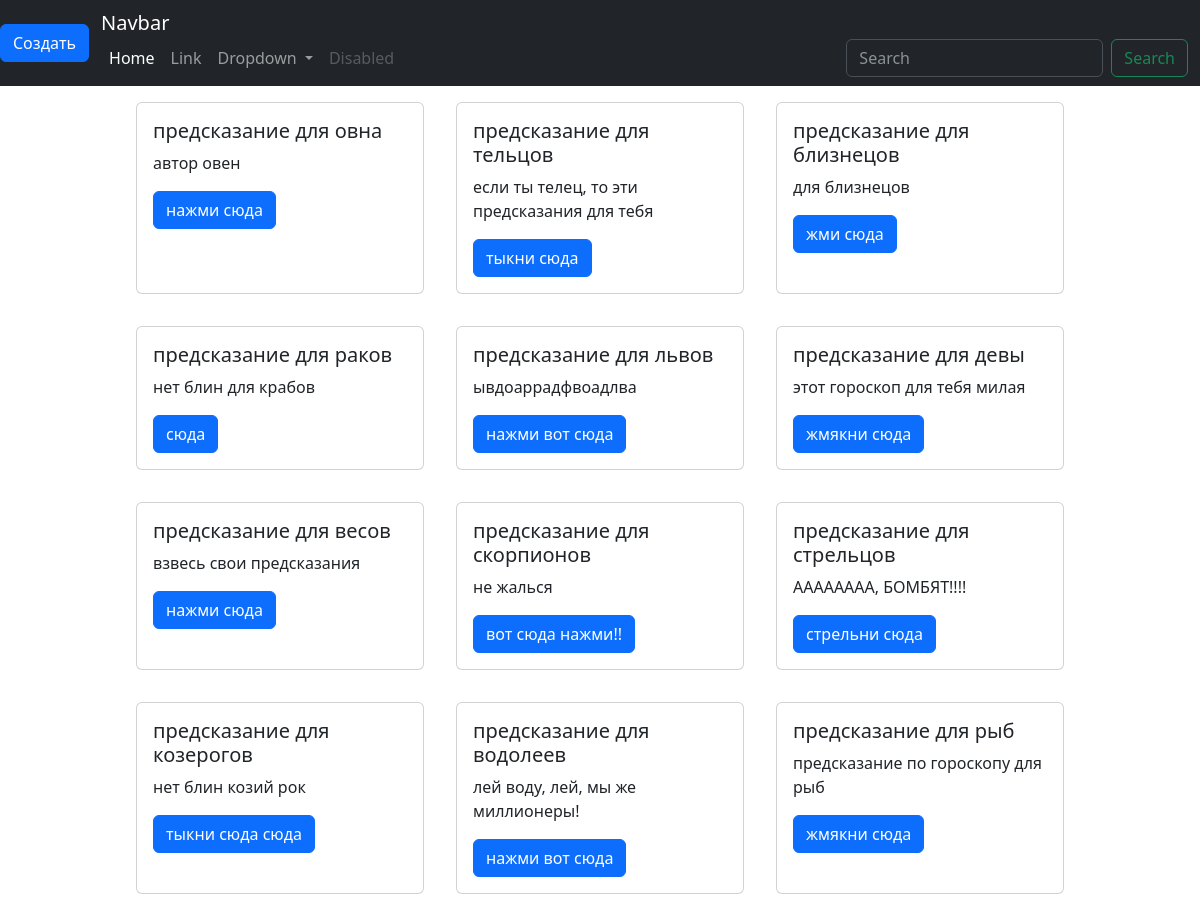
/predit/2, run on an earlier commit of the app's database.
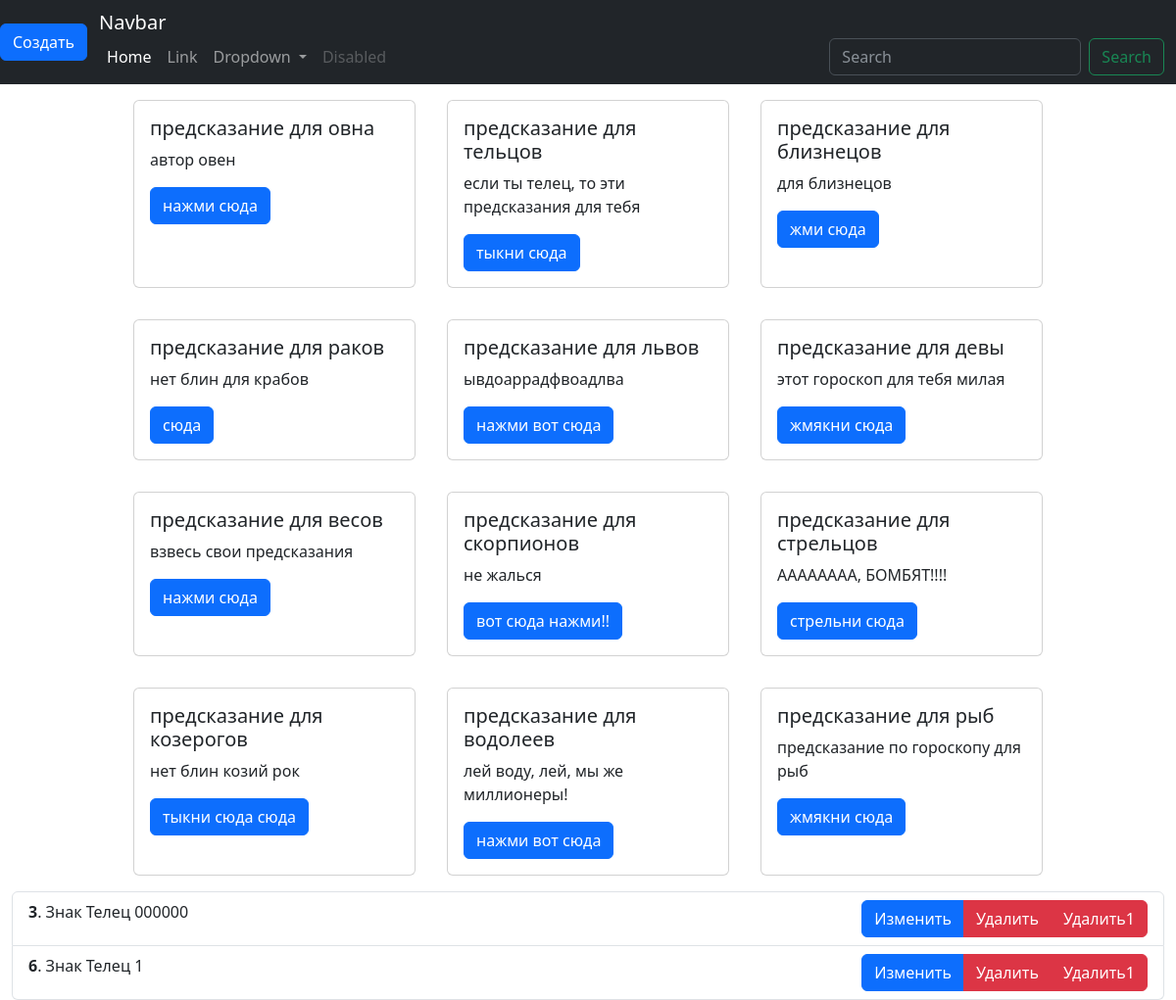
And on a later commit of the database.
### гороскоп2009/models.py (models this page shows, shortened)
class Predection(models.Model):
    id = models.AutoField(primary_key=True)
    text = models.TextField(null=False)
    sign = models.ForeignKey(Sign, on_delete=models.CASCADE)
    date = models.DateField()

class Sign(models.Model):
    id = models.AutoField(primary_key=True)
    name = models.CharField(max_length=20,
                            null=False,
                            unique=True)
    from_date = models.CharField(max_length=20,
                                 null=False,
                                 unique=True)
    to_date = models.CharField(max_length=20,
                                      null=False,
                                      unique=True)

### гороскоп2009/views.py (the view)
# urls.py: path('predit/<param_sign>', views.predict)
def predict(req, param_sign: int):
    predict_list=[]
    for PREDICT in Predection.objects.all():
        if PREDICT.sign.id == int(param_sign):
            predict_list.append(PREDICT)
    return render(req, "prediction.html", {'pre':predict_list})

### templates/prediction.html
{% extends "index.html" %}
{% block content %}
    <ul class="list-group">
        {% for p in pre %}
        <li class="list-group-item d-flex justify-content-between">
            <span><b>{{ p.id }}</b>. Знак {{ p.sign.name }} {{ p.text }}</span>
            <div class="btn-group" role="group" aria-label="Basic example">
              <a href="/product/edit/{{ id }}" class="btn btn-primary">Изменить</a>
              <a href="/product/delete/{{ id }}" class="btn btn-danger">Удалить</a>
                <a href="/product/delete_submit/{{ id }}" class="btn btn-danger">Удалить1</a>
            </div>
        </li>
        {% endfor %}
    </ul>
{% endblock content %}

### templates/index.html (shortened to what this page needs)
<!DOCTYPE html>
<html lang="en">
<head>
    <link href="https://cdn.jsdelivr.net/npm/bootstrap@5.3.0-alpha3/dist/css/bootstrap.min.css" rel="stylesheet">
</head>
<body><nav class="navbar navbar-expand-lg bg-dark text-white" data-bs-theme="dark">
        <div class="collapse navbar-collapse" id="navbarSupportedContent">
          <a href="/product/add" type="button" class="btn btn-primary">Создать</a>
  <div class="container-fluid">
    <a class="navbar-brand" href="#">Navbar</a>
    <div class="collapse navbar-collapse" id="navbarSupportedContent">
      <ul class="navbar-nav me-auto mb-2 mb-lg-0">
        <li class="nav-item">
          <a class="nav-link active" aria-current="page" href="#">Home</a>
        </li>
        <li class="nav-item">
          <a class="nav-link" href="#">Link</a>
        </li>
        <li class="nav-item dropdown">
          <a class="nav-link dropdown-toggle" href="#" role="button" data-bs-toggle="dropdown" aria-expanded="false">
            Dropdown
          </a>
        </li>
        <li class="nav-item">
          <a class="nav-link disabled">Disabled</a>
        </li>
      </ul>
      <form class="d-flex" role="search">
        <input class="form-control me-2" type="search" placeholder="Search" aria-label="Search">
        <button class="btn btn-outline-success" type="submit">Search</button>
      </form>
    </div>
  </div>
</nav>
  <div class="d-flex flex-row flex-wrap justify-content-center">
    <div class="card m-3" style="width: 18rem;">
      <div class="card-body">
        <h5 class="card-title">предсказание для овна</h5>
        <p class="card-text">автор овен</p>
        <a href="/predit/1" class="btn btn-primary">нажми сюда</a>
      </div>
    </div>
    <div class="card m-3" style="width: 18rem;">
      <div class="card-body">
        <h5 class="card-title">предсказание для тельцов</h5>
        <p class="card-text">если ты телец, то эти предсказания для тебя</p>
        <a href="/predit/2" class="btn btn-primary">тыкни сюда</a>
      </div>
    </div>
    <div class="card m-3" style="width: 18rem;">
      <div class="card-body">
        <h5 class="card-title">предсказание для близнецов</h5>
        <p class="card-text">для близнецов</p>
        <a href="/predit/3" class="btn btn-primary">жми сюда</a>
      </div>
    </div>
    <div class="card m-3" style="width: 18rem;">
      <div class="card-body">
        <h5 class="card-title">предсказание для раков</h5>
        <p class="card-text">нет блин для крабов</p>
        <a href="/predit/4" class="btn btn-primary">сюда</a>
      </div>
    </div>
    <div class="card m-3" style="width: 18rem;">
      <div class="card-body">
        <h5 class="card-title">предсказание для львов</h5>
        <p class="card-text">ывдоаррадфвоадлва</p>
        <a href="/predit/5" class="btn btn-primary">нажми вот сюда</a>
      </div>
    </div>
    <div class="card m-3" style="width: 18rem;">
      <div class="card-body">
        <h5 class="card-title">предсказание для девы</h5>
        <p class="card-text">этот гороскоп для тебя милая</p>
        <a href="/predit/6" class="btn btn-primary">жмякни сюда</a>
      </div>
    </div>
    <div class="card m-3" style="width: 18rem;">
      <div class="card-body">
        <h5 class="card-title">предсказание для весов</h5>
        <p class="card-text">взвесь свои предсказания</p>
        <a href="/predit/7" class="btn btn-primary">нажми сюда</a>
      </div>
    </div>
    <div class="card m-3" style="width: 18rem;">
      <div class="card-body">
        <h5 class="card-title">предсказание для скорпионов</h5>
        <p class="card-text">не жалься</p>
        <a href="/predit/8" class="btn btn-primary">вот сюда нажми!!</a>
      </div>
    </div>
    <div class="card m-3" style="width: 18rem;">
      <div class="card-body">
        <h5 class="card-title">предсказание для стрельцов</h5>
        <p class="card-text">АААААААА, БОМБЯТ!!!!</p>
        <a href="/predit/9" class="btn btn-primary">стрельни сюда</a>
      </div>
    </div>
    <div class="card m-3" style="width: 18rem;">
      <div class="card-body">
        <h5 class="card-title">предсказание для козерогов</h5>
        <p class="card-text">нет блин козий рок</p>
        <a href="/predit/10" class="btn btn-primary">тыкни сюда сюда</a>
      </div>
    </div><div class="card m-3" style="width: 18rem;">
      <div class="card-body">
        <h5 class="card-title">предсказание для водолеев</h5>
        <p class="card-text">лей воду, лей, мы же миллионеры!</p>
        <a href="/predit/11" class="btn btn-primary">нажми вот сюда</a>
      </div>
    </div><div class="card m-3" style="width: 18rem;">
      <div class="card-body">
        <h5 class="card-title">предсказание для рыб</h5>
        <p class="card-text">предсказание по гороскопу для рыб</p>
        <a href="/predit/12" class="btn btn-primary">жмякни сюда</a>
      </div>
    </div>
  </div>
  <div class="container-fluid">
          {% block content %}
          {% endblock content %}
  </div>
</body>
</html>

What changed in the data, as far as the page shows it:
added Predection: id "3", sign.name "Телец", text "000000"
added Predection: id "6", sign.name "Телец", text "1"
